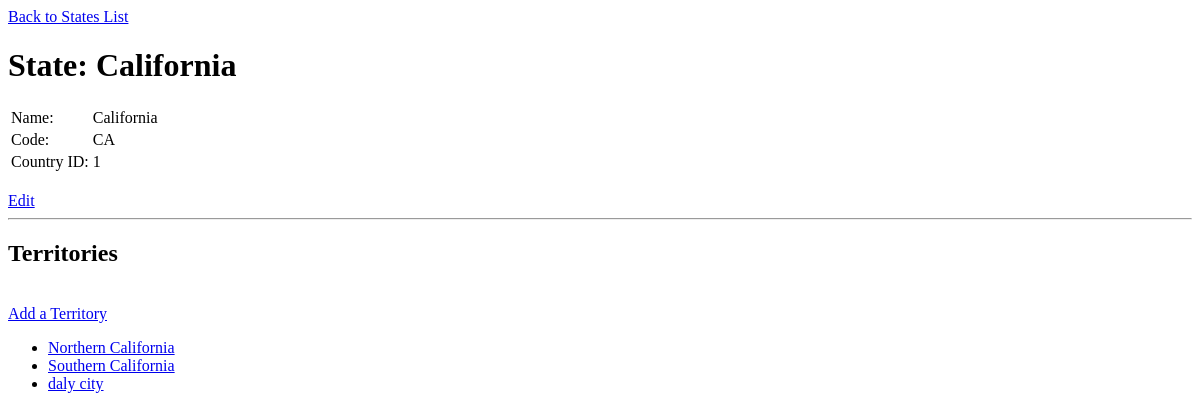
/globitek-2/public/staff/states/show.php?id=5, run on an earlier commit of the app's database.
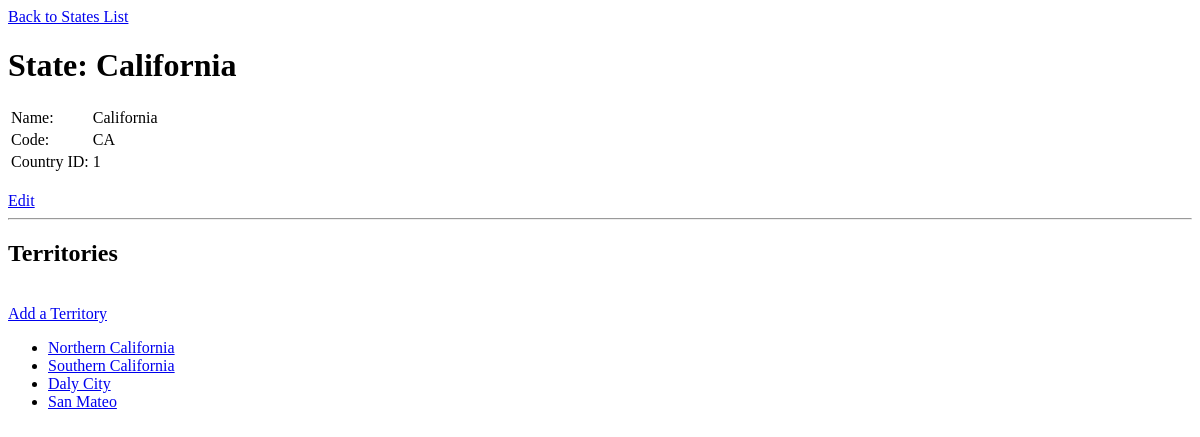
And on a later commit of the database.
### tables this page shows
CREATE TABLE `territories` (
  `id` int(11) NOT NULL AUTO_INCREMENT,
  `name` varchar(255) DEFAULT NULL,
  `state_id` int(11) DEFAULT NULL,
  `position` int(11) DEFAULT NULL,
  PRIMARY KEY (`id`),
  KEY `state_id` (`state_id`)
);

### globitek-2/private/query_functions.php (called while the page is built, shortened)
<?php
  function find_state_by_id($id=0) {
    global $db;
    $sql = "SELECT * FROM states ";
    $sql .= "WHERE id='" . $id . "';";
    $state_result = db_query($db, $sql);
    return $state_result;
  }
  function find_territories_for_state_id($state_id=0) {
    global $db;
    $sql = "SELECT * FROM territories ";
    $sql .= "WHERE state_id='" . $state_id . "' ";
    $sql .= "ORDER BY position ASC;";
    $territory_result = db_query($db, $sql);
    return $territory_result;
  }
?>

### globitek-2/private/database.php (called while the page is built, shortened)
<?php
  function db_query($connection, $sql) {
    $result_set = mysqli_query($connection, $sql);
    return $result_set;
  }
  function db_fetch_assoc($result_set) {
    return mysqli_fetch_assoc($result_set);
  }
?>

### globitek-2/private/functions.php (called while the page is built, shortened)
<?php
  function h($string="") {
    return htmlspecialchars($string);
  }
  function u($string="") {
    return urlencode($string);
  }
?>

### globitek-2/public/staff/states/show.php (the view, shortened to what this page needs)
<?php
$id = $_GET['id'];
$state_result = find_state_by_id($id);
$state = db_fetch_assoc($state_result);
?>
<?php include(SHARED_PATH . '/header.php'); ?>
<div id="main-content">
  <a href="index.php">Back to States List</a><br />
  <h1>State: <?php echo $state['name']; ?></h1>
  <?php
    echo "<table id=\"state\">";
    echo "<tr>";
    echo "<td>Name: </td>";
    echo "<td>" . $state['name'] . "</td>";
    echo "</tr>";
    echo "<tr>";
    echo "<td>Code: </td>";
    echo "<td>" . $state['code'] . "</td>";
    echo "</tr>";
    echo "<tr>";
    echo "<td>Country ID: </td>";
    echo "<td>" . $state['country_id'] . "</td>";
    echo "</tr>";
    echo "</table>";
?>
    <br />
    <a href="edit.php?id=<?php echo h(u($state['id']));?>">Edit</a><br />
    <hr />
    <h2>Territories</h2>
    <br />
    <a href="../territories/new.php?id=<?php echo h(u($state['id']));?>">Add a Territory</a><br />
<?php
    $territory_result = find_territories_for_state_id($state['id']);
    echo "<ul id=\"territories\">";
    while($territory = db_fetch_assoc($territory_result)) {
      echo "<li>";
      echo "<a href=\"../territories/show.php?id={$territory['id']}\">";
      echo $territory['name'];
      echo "</a>";
      echo "</li>";
    }
    echo "</ul>";
  ?>
</div>
<?php include(SHARED_PATH . '/footer.php'); ?>

What changed in the data, as far as the page shows it:
changed territories: name "daly city" → "Daly City"
added territories: name "San Mateo"
